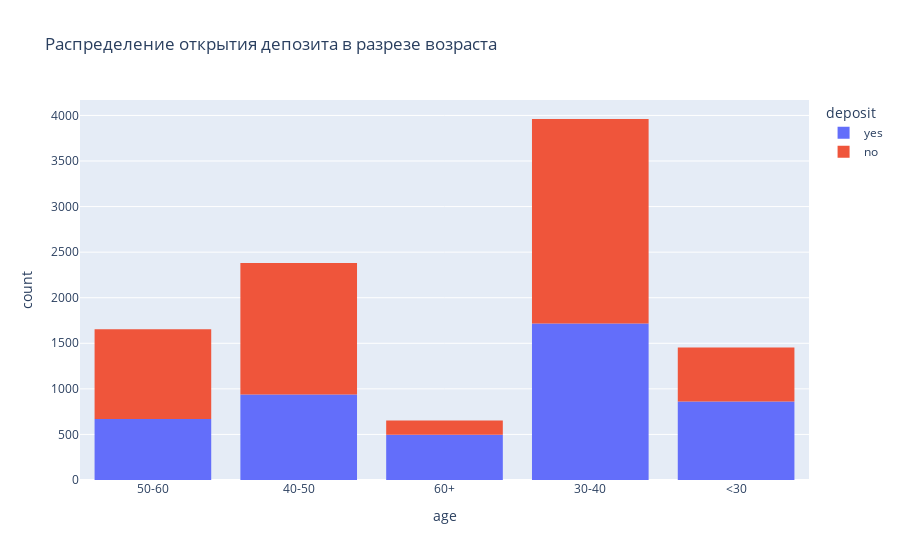

Notebook code cell kept with this figure:
### Code cell
fig = px.histogram(df, x="age", color="deposit",title= 'Распределение открытия депозита в разрезе возраста')
fig.show()

### Figure 1 — Plotly figure (JSON) as saved in the notebook; plotly's stock layout.template omitted (floating-point values rounded to 4 significant figures; data arrays with more than 128 entries replaced by an {"elided": "..."} marker saying what was removed)
{"data": [{"alignmentgroup": "True", "bingroup": "x", "hovertemplate": "deposit=yes<br>age=%{x}<br>count=%{y}<extra></extra>", "legendgroup": "yes", "marker": {"color": "#636efa", "pattern": {"shape": ""}}, "name": "yes", "offsetgroup": "yes", "orientation": "v", "showlegend": true, "type": "histogram", "x": {"elided": "4681 str values"}, "xaxis": "x", "yaxis": "y"}, {"alignmentgroup": "True", "bingroup": "x", "hovertemplate": "deposit=no<br>age=%{x}<br>count=%{y}<extra></extra>", "legendgroup": "no", "marker": {"color": "#EF553B", "pattern": {"shape": ""}}, "name": "no", "offsetgroup": "no", "orientation": "v", "showlegend": true, "type": "histogram", "x": {"elided": "5424 str values"}, "xaxis": "x", "yaxis": "y"}], "layout": {"barmode": "relative", "legend": {"title": {"text": "deposit"}, "tracegroupgap": 0}, "title": {"text": "Распределение открытия депозита в разрезе возраста"}, "xaxis": {"anchor": "y", "domain": [0, 1], "title": {"text": "age"}}, "yaxis": {"anchor": "x", "domain": [0, 1], "title": {"text": "count"}}}}
